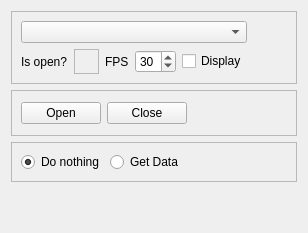
     <widget class="QWidget" name="tCamera">
      <attribute name="title">
       <string>Cam.</string>
      </attribute>
      <layout class="QGridLayout" name="gridLayout_11">
       <item row="4" column="0">
        <widget class="QFrame" name="frame_15">
         <property name="frameShape">
          <enum>QFrame::StyledPanel</enum>
         </property>
         <property name="frameShadow">
          <enum>QFrame::Raised</enum>
         </property>
         <layout class="QHBoxLayout" name="horizontalLayout_8">
          <item>
           <widget class="QRadioButton" name="rbDoNothing">
            <property name="text">
             <string>Do nothing</string>
            </property>
            <property name="checked">
             <bool>true</bool>
            </property>
           </widget>
          </item>
          <item>
           <widget class="QRadioButton" name="rbGetData">
            <property name="text">
             <string>Get Data</string>
            </property>
           </widget>
          </item>
          <item>
           <spacer name="horizontalSpacer_14">
            <property name="orientation">
             <enum>Qt::Horizontal</enum>
            </property>
            <property name="sizeHint" stdset="0">
             <size>
              <width>40</width>
              <height>20</height>
             </size>
            </property>
           </spacer>
          </item>
         </layout>
        </widget>
       </item>
       <item row="2" column="0">
        <widget class="QFrame" name="frame_14">
         <property name="frameShape">
          <enum>QFrame::StyledPanel</enum>
         </property>
         <property name="frameShadow">
          <enum>QFrame::Raised</enum>
         </property>
         <layout class="QGridLayout" name="gridLayout_15">
          <item row="1" column="0">
           <widget class="QLabel" name="label_2">
            <property name="text">
             <string>Is open?</string>
            </property>
           </widget>
          </item>
          <item row="1" column="3">
           <widget class="QSpinBox" name="sbFPS">
            <property name="minimum">
             <number>1</number>
            </property>
            <property name="maximum">
             <number>90</number>
            </property>
            <property name="value">
             <number>30</number>
            </property>
           </widget>
          </item>
          <item row="1" column="4">
           <widget class="QCheckBox" name="cbDisplayData">
            <property name="enabled">
             <bool>true</bool>
            </property>
            <property name="text">
             <string>Display</string>
            </property>
            <property name="checked">
             <bool>false</bool>
            </property>
           </widget>
          </item>
          <item row="1" column="2">
           <widget class="QLabel" name="label_41">
            <property name="text">
             <string>FPS</string>
            </property>
           </widget>
          </item>
          <item row="1" column="5">
           <spacer name="horizontalSpacer_13">
            <property name="orientation">
             <enum>Qt::Horizontal</enum>
            </property>
            <property name="sizeHint" stdset="0">
             <size>
              <width>40</width>
              <height>20</height>
             </size>
            </property>
           </spacer>
          </item>
          <item row="1" column="1">
           <widget class="QFrame" name="fStateCam">
            <property name="minimumSize">
             <size>
              <width>25</width>
              <height>25</height>
             </size>
            </property>
            <property name="maximumSize">
             <size>
              <width>16777215</width>
              <height>25</height>
             </size>
            </property>
            <property name="frameShape">
             <enum>QFrame::StyledPanel</enum>
            </property>
            <property name="frameShadow">
             <enum>QFrame::Raised</enum>
            </property>
           </widget>
          </item>
          <item row="0" column="0" colspan="5">
           <widget class="QComboBox" name="cbDataType"/>
          </item>
         </layout>
        </widget>
       </item>
       <item row="6" column="0">
        <spacer name="verticalSpacer_4">
         <property name="orientation">
          <enum>Qt::Vertical</enum>
         </property>
         <property name="sizeHint" stdset="0">
          <size>
           <width>20</width>
           <height>40</height>
          </size>
         </property>
        </spacer>
       </item>
       <item row="3" column="0">
        <widget class="QFrame" name="frame_13">
         <property name="frameShape">
          <enum>QFrame::StyledPanel</enum>
         </property>
         <property name="frameShadow">
          <enum>QFrame::Raised</enum>
         </property>
         <layout class="QGridLayout" name="gridLayout_14">
          <item row="0" column="1">
           <widget class="QWidget" name="widget" native="true">
            <layout class="QVBoxLayout" name="verticalLayout_2">
             <property name="spacing">
              <number>2</number>
             </property>
             <property name="leftMargin">
              <number>0</number>
             </property>
             <property name="topMargin">
              <number>2</number>
             </property>
             <property name="rightMargin">
              <number>0</number>
             </property>
             <property name="bottomMargin">
              <number>2</number>
             </property>
             <item>
              <widget class="QPushButton" name="pbOpen">
               <property name="text">
                <string>Open</string>
               </property>
              </widget>
             </item>
            </layout>
           </widget>
          </item>
          <item row="0" column="7">
           <spacer name="horizontalSpacer_12">
            <property name="orientation">
             <enum>Qt::Horizontal</enum>
            </property>
            <property name="sizeHint" stdset="0">
             <size>
              <width>40</width>
              <height>20</height>
             </size>
            </property>
           </spacer>
          </item>
          <item row="0" column="2">
           <widget class="QPushButton" name="pbClose">
            <property name="text">
             <string>Close</string>
            </property>
           </widget>
          </item>
         </layout>
        </widget>
       </item>
      </layout>
     </widget>
